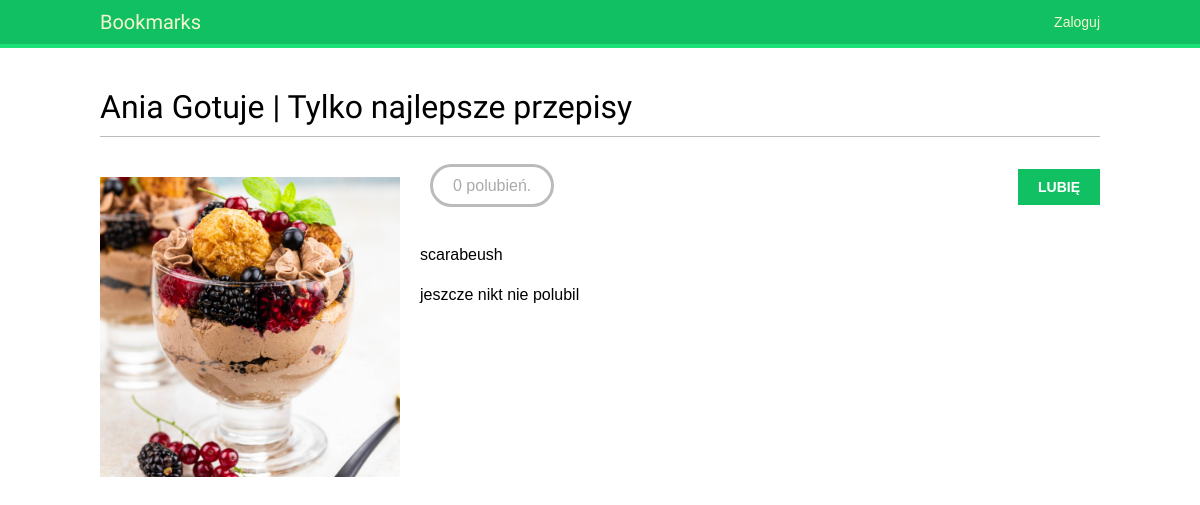
/images/detail/6/ania-gotuje-tylko-najlepsze-przepisy/, run on the app's committed database.
### images/models.py (models this page shows, shortened)
class Image(models.Model):
    user = models.ForeignKey(settings.AUTH_USER_MODEL, related_name='images_created', on_delete=models.CASCADE)
    title = models.CharField(max_length=200)
    slug = models.SlugField(max_length=200, blank=True)
    url = models.URLField(max_length=2000)
    image = models.ImageField(upload_to='images/%Y/%m/%d/')
    description = models.TextField(blank=True)
    created = models.DateTimeField(auto_now_add=True)
    users_like = models.ManyToManyField(settings.AUTH_USER_MODEL,
                                        related_name='images_liked',
                                        blank=True)
    class Meta:
        indexes = [
            models.Index(fields=['created'])
        ]
        ordering = ['-created']

### images/views.py (the view)
# urls.py: path('detail/<int:id>/<slug:slug>/', views.image_detail, name='detail'),
def image_detail(request, id, slug):
    image = get_object_or_404(Image, id=id, slug=slug)
    return render(request, 'images/image/detail.html',
                  {'section': 'images',
                   'image': image})

### images/templates/images/image/detail.html (shortened to what this page needs)
{% extends "base.html" %}
{% block content %}
<h1>{{ image.title }}</h1>
{% load thumbnail %}
<a href='{{ image.url }}'>
    <img src='{% thumbnail image.image 300x0 %}' class='image-detail'>
</a>
{% with total_likes=image.users_like.count users_like=image.users_like.all %}
    <div class='image-info'>
        <div>
            <span class='count'>
                <span class='total'>{{ total_likes }}</span> polubień.
            </span>
            <a href='#' data-id="{{ image.id }}"
            data-action="{% if request.user in users_like %}nie lubię{% else %}lubię{% endif %}"
            class='like button'>
            {% if request.user not in users_like %}
                Lubię
            {% else %}
                Nie lubię
            {% endif %}
            </a>
        </div>
        {{ image.description|linebreaks }}
    </div>
    <div class='image-likes'>
        {% for user in image.users_like.all %}
            <div>
                {% if user.profile.photo %}
                    <img src='{{ user.profile.photo.url }}'>
                {% endif %}
                <p>{{ user.first_name }}</p>
            </div>
        {% empty %}
            jeszcze nikt nie polubil
        {% endfor %}
    </div>
{% endwith %}
{% endblock content %}

### account/static/css/base.css (style rules this page uses)
body { margin:0; padding:0; font-family:helvetica, sans-serif; }
p { line-height: 1.8; }
a { color:#12c064; text-decoration:none; }
h1, h2, h3, h4, h5 , h6 { font-family: 'Muli', sans-serif; font-weight:normal; }
h1 { border-bottom:1px solid #bbb; padding:0 0 10px 0; margin:10px 0 20px 0; }
input[type=submit], a.button { font-weight:bold; background:#12c064; color:#fff; padding:10px 20px; font-size:14px; text-transform:uppercase; }
.image-preview, .image-detail { max-width:300px; float:left; margin:0 20px 20px 0; }
.image-detail { margin-top:20px; }
.image-info div { padding:20px 0; overflow:auto; }
.count { color:#aaa; border:3px solid #bbb; border-radius:26px; padding:10px 20px; margin:20px 10px 0; }
a.like, a.follow { float:right; margin-top:-8px; }

### data on the page
Image: title "Ania Gotuje | Tylko najlepsze przepisy", image (picture), description "scarabeush"

### other printed values
{{ total_likes }} "0"
